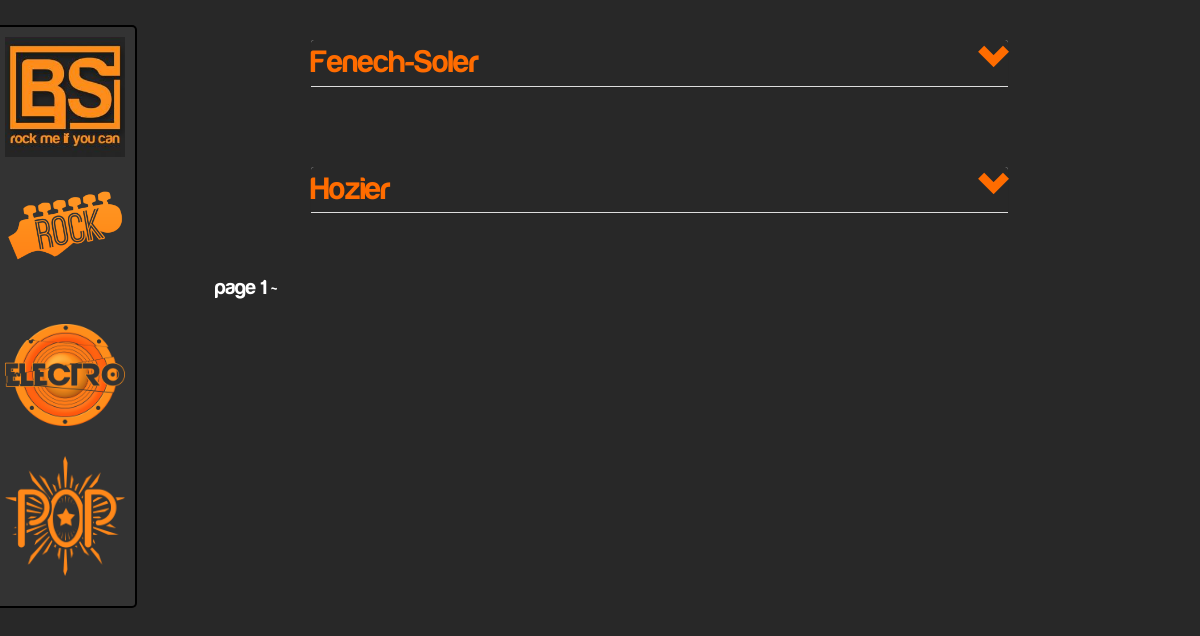
The app's page /pop.php, older data.
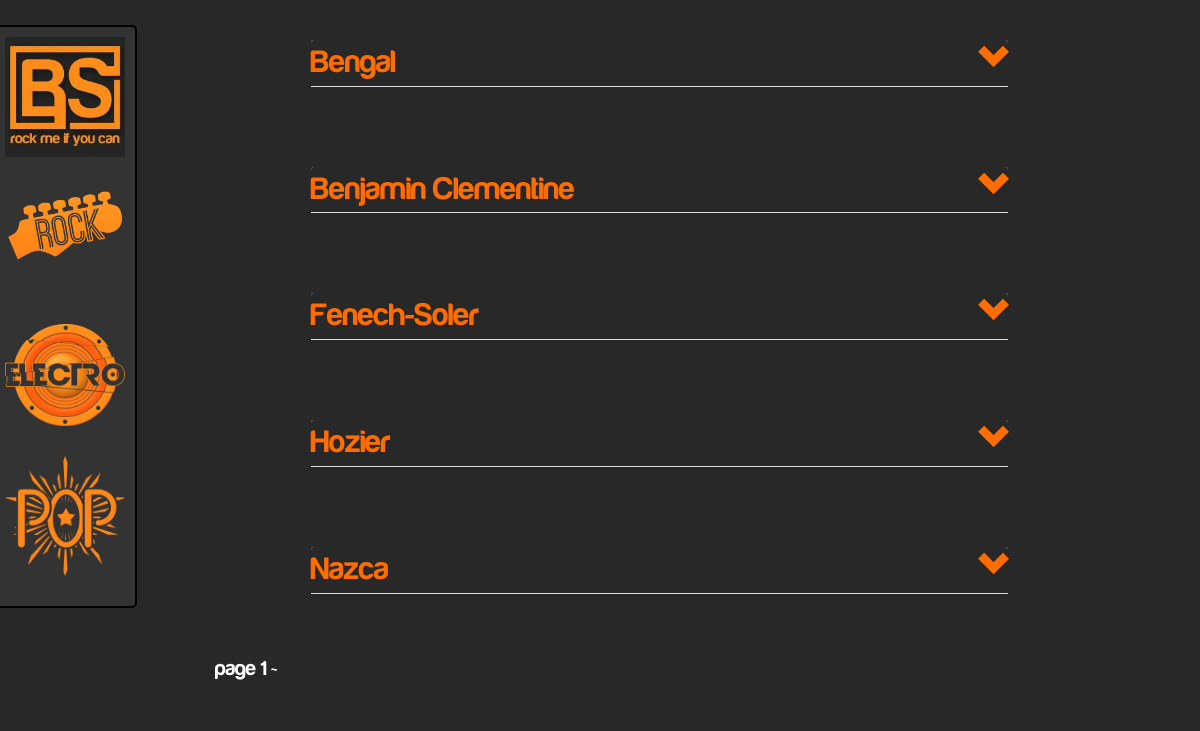
The same page, newer data.
### tables this page shows
CREATE TABLE IF NOT EXISTS `artistes` (
  `id` int(11) NOT NULL AUTO_INCREMENT,
  `nom` varchar(255) NOT NULL,
  `style` varchar(255) NOT NULL,
  `oldies` tinytext NOT NULL,
  `membres` varchar(255) NOT NULL,
  `description` longtext NOT NULL,
  `discographie` varchar(255) NOT NULL,
  `date_ajout` datetime NOT NULL DEFAULT CURRENT_TIMESTAMP,
  `image` text NOT NULL,
  `soundcloud` text NOT NULL,
  `image_fiche` varchar(255) NOT NULL,
  PRIMARY KEY (`id`)
);

### partials/element.php (the view, shortened to what this page needs)
<?php while ($donnees = $req->fetch()): ?>
  <div class="col-sm-12 col-md-offset-1 col-md-9 element" id="monaccordeon" >
    <div class="panel panel-default">
      <div class="panel-heading" id="<?php echo $donnees["nom"]; ?>">
        <a href="#<?php echo $donnees['id']; ?>" data-parent="#monaccordeon" data-toggle="collapse"><?php echo $donnees['nom'];?><i class="glyphicon glyphicon-chevron-down pull-right" id="glyph"></i></a>
      </div>
    </div>
  </div>
<?php endwhile; ?>

### pop.php (shortened to what this page needs)
<?php
  include 'lib/includes.php';
  $requete_count=$bdd->query('SELECT COUNT(id) as nbArt FROM artistes WHERE style= "Rock"');
  $datacount = $requete_count->fetch(PDO::FETCH_OBJ);
  $nbArt = $datacount->nbArt;
  $nbparpage = 8;
  $nbpages = ceil($nbArt/$nbparpage);
  if(isset($_GET['page']) && $_GET['page']>0 && $_GET['page']<=$nbpages)
    { $pagecourante = $_GET['page']; }
  else { $pagecourante = 1; }
  $req = $bdd->query("SELECT * FROM artistes WHERE style= \"Pop\" ORDER BY nom LIMIT ".(($pagecourante-1)*$nbparpage).",$nbparpage");
?>
<!DOCTYPE html>
<html>
  <head>
    <link href="css/bootstrap/bootstrap.css" rel="stylesheet">
    <link href="css/artistesgroupes.css" rel="stylesheet">
  </head>
  <body>
<div class="row">
  <div class="container-fluid">
    <div class="col-sm-12 col-md-2">
      <?php include('partials/aside_gauche.php'); ?>
    </div>
    <div class="col-sm-12 col-md-10">
    <?php include('partials/element.php'); ?>
    <div class="pagination col-xs-12">
        <?php for($i=1;$i<=$nbpages;$i++){
          if($i==$pagecourante){
            echo "page" . " $i ~ ";
          }else{
            echo " <a href=\"pop.php?page=$i\"> $i </a>" . " ~ ";
          }
        }?>
      </div>
    </div>
  </div>
</div>
</body>
</html>

### partials/aside_gauche.php
<div class="sticky" id="essai">
	<ul id="asidegauche" class="list-unstyled">
	  <li class="aside"><a href="<?php echo WEBROOT ; ?>index.php"><img src="<?php echo WEBROOT ; ?>medias/broadsound.png" alt="lienaccueil"/></a></li>
	  <li class="aside"><a href="<?php echo WEBROOT ; ?>rock.php"><img src="<?php echo WEBROOT ; ?>medias/rock1.png" alt="lienrock" onmouseover="this.src='<?php echo WEBROOT ; ?>medias/rock2.png'" onmouseout="this.src='<?php echo WEBROOT ; ?>medias/rock1.png'"/></a></li>
	  <li class="aside"><a href="<?php echo WEBROOT ; ?>electro.php"><img src="<?php echo WEBROOT ; ?>medias/electro.png" alt="lienelectro"></a></li>
	  <li class="aside"><a href="<?php echo WEBROOT ; ?>pop.php"><img src="<?php echo WEBROOT ; ?>medias/pop.png" alt="lienpop"/></a></li>
	</ul>
</div>

### css/artistesgroupes.css (style rules this page uses)
body { background-image: url('../background.jpeg'); color: white; }
img { max-width: 100%; height: auto; }
.col-md-2 .sticky { border-right: 2px solid black; border-bottom: 2px solid black; border-top: 2px solid black; border-radius: 0 5px 5px 0; background-image: url('../background2.png'); z-index: 10; padding-left: 5px; padding-right: 10px; padding-top: 10px; margin-top: 25px; left: 0; }
#asidegauche li { margin-bottom: 25%; display: block; }
#asidegauche a { text-decoration:none; }
#asidegauche img { width: 120px; }
a, a:hover { color: #FF6C00; text-decoration: none; }
.element { margin-bottom: 20px; }
.panel { border: 0; width: 100%; background-image: url('../background.jpeg'); margin-top: 40px; }
.panel-heading { font-family: Harabara; color: #FF6C00; font-size: xx-large; padding: 0; margin: 0; background-image: url('../background.jpeg'); }
.pagination { font-family: Harabara; font-size: 1.5em; }

Row changes from the older to the newer data that the page shows:
added artistes: nom "Bengal"
added artistes: nom "Benjamin Clementine"
added artistes: nom "Nazca"
